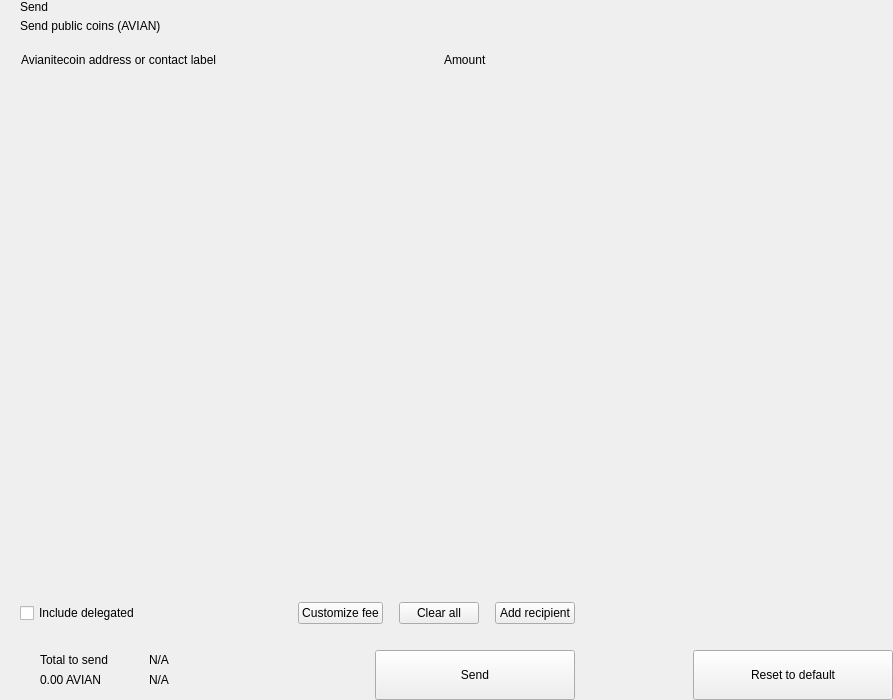
<?xml version="1.0" encoding="UTF-8"?>
<ui version="4.0">
 <class>send</class>
 <widget class="QWidget" name="send">
  <property name="geometry">
   <rect>
    <x>0</x>
    <y>0</y>
    <width>893</width>
    <height>700</height>
   </rect>
  </property>
  <property name="windowTitle">
   <string>Form</string>
  </property>
  <layout class="QHBoxLayout" name="horizontalLayout_2" stretch="2,1">
   <property name="spacing">
    <number>0</number>
   </property>
   <property name="leftMargin">
    <number>0</number>
   </property>
   <property name="topMargin">
    <number>0</number>
   </property>
   <property name="rightMargin">
    <number>0</number>
   </property>
   <property name="bottomMargin">
    <number>0</number>
   </property>
   <item>
    <widget class="QWidget" name="left" native="true">
     <layout class="QVBoxLayout" name="verticalLayout_3">
      <property name="spacing">
       <number>0</number>
      </property>
      <property name="leftMargin">
       <number>0</number>
      </property>
      <property name="topMargin">
       <number>0</number>
      </property>
      <property name="rightMargin">
       <number>0</number>
      </property>
      <property name="bottomMargin">
       <number>0</number>
      </property>
      <item>
       <layout class="QVBoxLayout" name="verticalLayout_22" stretch="0,0,0,1,0,0,0,0">
        <property name="spacing">
         <number>0</number>
        </property>
        <item>
         <layout class="QHBoxLayout" name="horizontalLayout_3">
          <property name="spacing">
           <number>0</number>
          </property>
          <property name="leftMargin">
           <number>20</number>
          </property>
          <property name="rightMargin">
           <number>20</number>
          </property>
          <item>
           <layout class="QVBoxLayout" name="verticalLayout">
            <property name="spacing">
             <number>5</number>
            </property>
            <item>
             <widget class="QLabel" name="labelTitle">
              <property name="text">
               <string>Send</string>
              </property>
              <property name="alignment">
               <set>Qt::AlignLeading|Qt::AlignLeft|Qt::AlignVCenter</set>
              </property>
             </widget>
            </item>
            <item>
             <widget class="QLabel" name="labelSubtitle1">
              <property name="text">
               <string>Send public coins (AVIAN)</string>
              </property>
             </widget>
            </item>
           </layout>
          </item>
          <item>
           <spacer name="horizontalSpacer">
            <property name="orientation">
             <enum>Qt::Horizontal</enum>
            </property>
            <property name="sizeHint" stdset="0">
             <size>
              <width>40</width>
              <height>20</height>
             </size>
            </property>
           </spacer>
          </item>
         </layout>
        </item>
        <item>
         <spacer name="verticalSpacer_2">
          <property name="orientation">
           <enum>Qt::Vertical</enum>
          </property>
          <property name="sizeType">
           <enum>QSizePolicy::Fixed</enum>
          </property>
          <property name="sizeHint" stdset="0">
           <size>
            <width>20</width>
            <height>20</height>
           </size>
          </property>
         </spacer>
        </item>
        <item>
         <layout class="QHBoxLayout" name="horizontalLayout" stretch="6,0,2">
          <property name="spacing">
           <number>0</number>
          </property>
          <property name="leftMargin">
           <number>10</number>
          </property>
          <property name="topMargin">
           <number>0</number>
          </property>
          <property name="rightMargin">
           <number>20</number>
          </property>
          <property name="bottomMargin">
           <number>0</number>
          </property>
          <item>
           <widget class="QLabel" name="labelSubtitleAddress">
            <property name="styleSheet">
             <string notr="true">margin-left:8px;</string>
            </property>
            <property name="text">
             <string>Avianitecoin address or contact label</string>
            </property>
           </widget>
          </item>
          <item>
           <spacer name="horizontalSpacer_3">
            <property name="orientation">
             <enum>Qt::Horizontal</enum>
            </property>
            <property name="sizeType">
             <enum>QSizePolicy::Fixed</enum>
            </property>
            <property name="sizeHint" stdset="0">
             <size>
              <width>40</width>
              <height>1</height>
             </size>
            </property>
           </spacer>
          </item>
          <item>
           <widget class="QLabel" name="labelSubtitleAmount">
            <property name="text">
             <string>Amount</string>
            </property>
           </widget>
          </item>
         </layout>
        </item>
        <item>
         <widget class="QScrollArea" name="scrollArea">
          <property name="minimumSize">
           <size>
            <width>0</width>
            <height>350</height>
           </size>
          </property>
          <property name="styleSheet">
           <string notr="true">#scrollArea {
            background:transparent;
            margin-top:10px;
}</string>
          </property>
          <property name="horizontalScrollBarPolicy">
           <enum>Qt::ScrollBarAlwaysOff</enum>
          </property>
          <property name="sizeAdjustPolicy">
           <enum>QAbstractScrollArea::AdjustIgnored</enum>
          </property>
          <property name="widgetResizable">
           <bool>true</bool>
          </property>
          <property name="alignment">
           <set>Qt::AlignLeading|Qt::AlignLeft|Qt::AlignTop</set>
          </property>
          <widget class="QWidget" name="scrollAreaWidgetContents">
           <property name="geometry">
            <rect>
             <x>0</x>
             <y>0</y>
             <width>591</width>
             <height>16</height>
            </rect>
           </property>
           <property name="sizePolicy">
            <sizepolicy hsizetype="Preferred" vsizetype="Maximum">
             <horstretch>0</horstretch>
             <verstretch>0</verstretch>
            </sizepolicy>
           </property>
           <property name="autoFillBackground">
            <bool>false</bool>
           </property>
           <property name="styleSheet">
            <string notr="true">#scrollAreaWidgetContents {
             background:transparent;
             }</string>
           </property>
           <layout class="QVBoxLayout" name="verticalLayout_7">
            <property name="spacing">
             <number>0</number>
            </property>
            <property name="sizeConstraint">
             <enum>QLayout::SetDefaultConstraint</enum>
            </property>
            <property name="leftMargin">
             <number>0</number>
            </property>
            <property name="topMargin">
             <number>0</number>
            </property>
            <property name="rightMargin">
             <number>0</number>
            </property>
            <property name="bottomMargin">
             <number>0</number>
            </property>
           </layout>
          </widget>
         </widget>
        </item>
        <item>
         <spacer name="verticalSpacer_4">
          <property name="orientation">
           <enum>Qt::Vertical</enum>
          </property>
          <property name="sizeType">
           <enum>QSizePolicy::Fixed</enum>
          </property>
          <property name="sizeHint" stdset="0">
           <size>
            <width>20</width>
            <height>20</height>
           </size>
          </property>
         </spacer>
        </item>
        <item>
         <layout class="QHBoxLayout" name="horizontalLayout_20">
          <property name="spacing">
           <number>6</number>
          </property>
          <property name="leftMargin">
           <number>20</number>
          </property>
          <property name="rightMargin">
           <number>20</number>
          </property>
          <item>
           <widget class="QCheckBox" name="checkBoxDelegations">
            <property name="layoutDirection">
             <enum>Qt::LeftToRight</enum>
            </property>
            <property name="text">
             <string>Include delegated</string>
            </property>
           </widget>
          </item>
          <item>
           <spacer name="horizontalSpacer_4">
            <property name="orientation">
             <enum>Qt::Horizontal</enum>
            </property>
            <property name="sizeHint" stdset="0">
             <size>
              <width>10</width>
              <height>20</height>
             </size>
            </property>
           </spacer>
          </item>
          <item>
           <widget class="QPushButton" name="pushButtonFee">
            <property name="focusPolicy">
             <enum>Qt::NoFocus</enum>
            </property>
            <property name="text">
             <string>Customize fee</string>
            </property>
           </widget>
          </item>
          <item>
           <spacer name="horizontalSpacer_11">
            <property name="orientation">
             <enum>Qt::Horizontal</enum>
            </property>
            <property name="sizeType">
             <enum>QSizePolicy::Minimum</enum>
            </property>
            <property name="sizeHint" stdset="0">
             <size>
              <width>10</width>
              <height>20</height>
             </size>
            </property>
           </spacer>
          </item>
          <item>
           <widget class="QPushButton" name="pushButtonClear">
            <property name="focusPolicy">
             <enum>Qt::NoFocus</enum>
            </property>
            <property name="layoutDirection">
             <enum>Qt::RightToLeft</enum>
            </property>
            <property name="text">
             <string>Clear all</string>
            </property>
           </widget>
          </item>
          <item>
           <spacer name="horizontalSpacer_6">
            <property name="orientation">
             <enum>Qt::Horizontal</enum>
            </property>
            <property name="sizeType">
             <enum>QSizePolicy::Fixed</enum>
            </property>
            <property name="sizeHint" stdset="0">
             <size>
              <width>10</width>
              <height>20</height>
             </size>
            </property>
           </spacer>
          </item>
          <item>
           <widget class="QPushButton" name="pushButtonAddRecipient">
            <property name="focusPolicy">
             <enum>Qt::NoFocus</enum>
            </property>
            <property name="text">
             <string>Add recipient</string>
            </property>
           </widget>
          </item>
         </layout>
        </item>
        <item>
         <spacer name="verticalSpacer">
          <property name="orientation">
           <enum>Qt::Vertical</enum>
          </property>
          <property name="sizeType">
           <enum>QSizePolicy::Fixed</enum>
          </property>
          <property name="sizeHint" stdset="0">
           <size>
            <width>20</width>
            <height>16</height>
           </size>
          </property>
         </spacer>
        </item>
        <item>
         <layout class="QHBoxLayout" name="horizontalLayout_7">
          <property name="rightMargin">
           <number>20</number>
          </property>
          <item>
           <layout class="QHBoxLayout" name="horizontalLayout_10">
            <property name="spacing">
             <number>0</number>
            </property>
            <property name="leftMargin">
             <number>8</number>
            </property>
            <item>
             <widget class="QStackedWidget" name="stackedWidget">
              <property name="minimumSize">
               <size>
                <width>0</width>
                <height>60</height>
               </size>
              </property>
              <property name="maximumSize">
               <size>
                <width>16777215</width>
                <height>60</height>
               </size>
              </property>
              <widget class="QWidget" name="page1">
               <layout class="QVBoxLayout" name="verticalLayout_71" stretch="0">
                <property name="spacing">
                 <number>6</number>
                </property>
                <property name="leftMargin">
                 <number>12</number>
                </property>
                <property name="topMargin">
                 <number>0</number>
                </property>
                <property name="rightMargin">
                 <number>0</number>
                </property>
                <property name="bottomMargin">
                 <number>0</number>
                </property>
                <item>
                 <widget class="QWidget" name="coinWidget" native="true">
                  <property name="minimumSize">
                   <size>
                    <width>0</width>
                    <height>60</height>
                   </size>
                  </property>
                  <property name="maximumSize">
                   <size>
                    <width>16777215</width>
                    <height>60</height>
                   </size>
                  </property>
                  <layout class="QHBoxLayout" name="horizontalLayout_9">
                   <property name="spacing">
                    <number>0</number>
                   </property>
                   <property name="leftMargin">
                    <number>20</number>
                   </property>
                   <property name="topMargin">
                    <number>10</number>
                   </property>
                   <property name="rightMargin">
                    <number>20</number>
                   </property>
                   <property name="bottomMargin">
                    <number>10</number>
                   </property>
                   <item>
                    <layout class="QVBoxLayout" name="verticalSend">
                     <property name="spacing">
                      <number>0</number>
                     </property>
                     <item>
                      <widget class="QLabel" name="labelTitleTotalSend">
                       <property name="text">
                        <string>Total to send</string>
                       </property>
                      </widget>
                     </item>
                     <item>
                      <widget class="QLabel" name="labelAmountSend">
                       <property name="text">
                        <string notr="true">0.00 AVIAN</string>
                       </property>
                      </widget>
                     </item>
                    </layout>
                   </item>
                   <item>
                    <spacer name="horizontalSpacer_9">
                     <property name="orientation">
                      <enum>Qt::Horizontal</enum>
                     </property>
                     <property name="sizeType">
                      <enum>QSizePolicy::Fixed</enum>
                     </property>
                     <property name="sizeHint" stdset="0">
                      <size>
                       <width>20</width>
                       <height>20</height>
                      </size>
                     </property>
                    </spacer>
                   </item>
                   <item>
                    <widget class="QLabel" name="labelLine">
                     <property name="minimumSize">
                      <size>
                       <width>1</width>
                       <height>0</height>
                      </size>
                     </property>
                     <property name="maximumSize">
                      <size>
                       <width>1</width>
                       <height>16777215</height>
                      </size>
                     </property>
                     <property name="text">
                      <string/>
                     </property>
                    </widget>
                   </item>
                   <item>
                    <spacer name="horizontalSpacer_10">
                     <property name="orientation">
                      <enum>Qt::Horizontal</enum>
                     </property>
                     <property name="sizeType">
                      <enum>QSizePolicy::Fixed</enum>
                     </property>
                     <property name="sizeHint" stdset="0">
                      <size>
                       <width>20</width>
                       <height>20</height>
                      </size>
                     </property>
                    </spacer>
                   </item>
                   <item>
                    <layout class="QVBoxLayout" name="verticalRemaining">
                     <property name="spacing">
                      <number>0</number>
                     </property>
                     <item>
                      <widget class="QLabel" name="labelTitleTotalRemaining">
                       <property name="text">
                        <string notr="true">N/A</string>
                       </property>
                      </widget>
                     </item>
                     <item>
                      <widget class="QLabel" name="labelAmountRemaining">
                       <property name="text">
                        <string notr="true">N/A</string>
                       </property>
                      </widget>
                     </item>
                    </layout>
                   </item>
                  </layout>
                 </widget>
                </item>
               </layout>
              </widget>
              <widget class="QWidget" name="page_2"/>
             </widget>
            </item>
           </layout>
          </item>
          <item>
           <spacer name="horizontalSpacer_5">
            <property name="orientation">
             <enum>Qt::Horizontal</enum>
            </property>
            <property name="sizeType">
             <enum>QSizePolicy::Expanding</enum>
            </property>
            <property name="sizeHint" stdset="0">
             <size>
              <width>40</width>
              <height>20</height>
             </size>
            </property>
           </spacer>
          </item>
          <item alignment="Qt::AlignBottom">
           <widget class="QPushButton" name="pushButtonSave">
            <property name="minimumSize">
             <size>
              <width>200</width>
              <height>50</height>
             </size>
            </property>
            <property name="maximumSize">
             <size>
              <width>200</width>
              <height>50</height>
             </size>
            </property>
            <property name="focusPolicy">
             <enum>Qt::NoFocus</enum>
            </property>
            <property name="text">
             <string>Send</string>
            </property>
           </widget>
          </item>
         </layout>
        </item>
       </layout>
      </item>
     </layout>
    </widget>
   </item>
   <item>
    <widget class="QWidget" name="right" native="true">
     <layout class="QVBoxLayout" name="verticalLayout_5">
      <property name="leftMargin">
       <number>0</number>
      </property>
      <property name="topMargin">
       <number>0</number>
      </property>
      <property name="rightMargin">
       <number>0</number>
      </property>
      <property name="bottomMargin">
       <number>0</number>
      </property>
      <item>
       <layout class="QVBoxLayout" name="verticalLayout_4">
        <property name="spacing">
         <number>6</number>
        </property>
        <item>
         <widget class="OptionButton" name="btnCoinControl" native="true">
          <property name="minimumSize">
           <size>
            <width>0</width>
            <height>50</height>
           </size>
          </property>
         </widget>
        </item>
        <item>
         <widget class="OptionButton" name="btnChangeAddress" native="true">
          <property name="minimumSize">
           <size>
            <width>0</width>
            <height>50</height>
           </size>
          </property>
         </widget>
        </item>
        <item>
         <widget class="OptionButton" name="btnUri" native="true">
          <property name="minimumSize">
           <size>
            <width>0</width>
            <height>50</height>
           </size>
          </property>
         </widget>
        </item>
        <item>
         <spacer name="verticalSpacer_5">
          <property name="orientation">
           <enum>Qt::Vertical</enum>
          </property>
          <property name="sizeHint" stdset="0">
           <size>
            <width>20</width>
            <height>40</height>
           </size>
          </property>
         </spacer>
        </item>
        <item>
         <layout class="QHBoxLayout" name="horizontalLayout_8">
          <item>
           <spacer name="horizontalSpacer_7">
            <property name="orientation">
             <enum>Qt::Horizontal</enum>
            </property>
            <property name="sizeHint" stdset="0">
             <size>
              <width>40</width>
              <height>20</height>
             </size>
            </property>
           </spacer>
          </item>
          <item>
           <widget class="QPushButton" name="pushButtonReset">
            <property name="minimumSize">
             <size>
              <width>200</width>
              <height>50</height>
             </size>
            </property>
            <property name="maximumSize">
             <size>
              <width>200</width>
              <height>50</height>
             </size>
            </property>
            <property name="focusPolicy">
             <enum>Qt::NoFocus</enum>
            </property>
            <property name="text">
             <string>Reset to default</string>
            </property>
           </widget>
          </item>
         </layout>
        </item>
       </layout>
      </item>
     </layout>
    </widget>
   </item>
  </layout>
 </widget>
 <customwidgets>
  <customwidget>
   <class>OptionButton</class>
   <extends>QWidget</extends>
   <header>qt/avianitecoin/optionbutton.h</header>
   <container>1</container>
  </customwidget>
 </customwidgets>
 <resources/>
 <connections/>
</ui>
